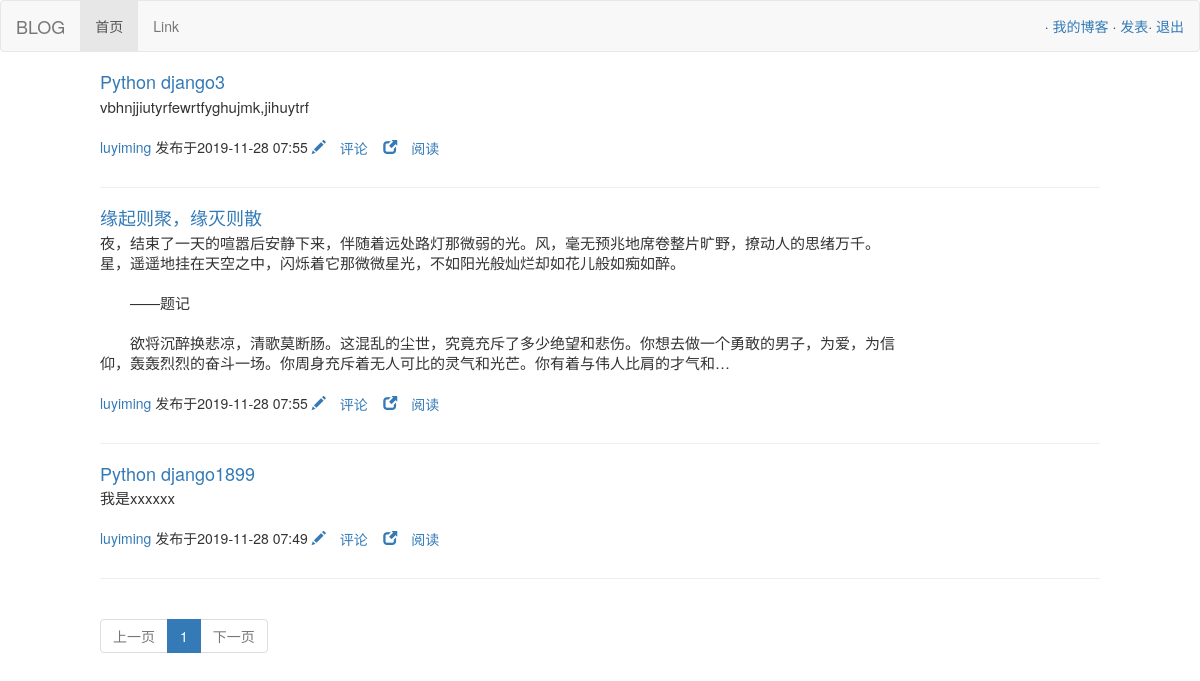
The page /index.html/ (signed in) on the database its author committed.
### app01/models.py (models this page shows)
class Article(models.Model):
    article_id = models.AutoField(verbose_name="文章ID", primary_key=True)
    uid = models.ForeignKey("User", on_delete=models.CASCADE)
    title = models.CharField(max_length=30, verbose_name="标题")
    article_content = models.TextField(verbose_name="文章内容")
    create_date = models.DateTimeField(auto_now_add=True, verbose_name="发布时间")
    last_updatetime = models.DateTimeField(auto_now=True, verbose_name="上次更新时间", null=True, blank=True)
    state=models.IntegerField(default=1,verbose_name="状态")

### app01/views.py (the view)
# urls.py: path('index.html/',views.index),
def index(request):
    all_count = Article.objects.all().count()
    page_info = PageInfo(request.GET.get("page"), all_count, 5, '/index.html')
    article_list = Article.objects.all().order_by("-create_date").values("article_id", "title", "article_content",
                                                                         "uid__username", "create_date", "uid")[
                   page_info.start():page_info.end()]
    return render(request, "index.html", {"article_list": article_list, "page_info": page_info})

### app01/myMiddle.py (called while the page is built, shortened)
    def process_request(self, request):
        user = request.session.get("userinfo")

### utils/pager.py (called while the page is built)
    def start(self):
        return (self.current_page - 1) * self.per_page

    def end(self):
        return self.current_page * self.per_page

### templates/index.html (shortened to what this page needs)
<!DOCTYPE html>
<html lang="en">
<head>
    <link rel="stylesheet" href="/static/plugin/bootstrap-3.3.7-dist/css/bootstrap.css">
</head>
<body>
{% include 'header.html' %}
<div class="media" style="width: 1000px;margin: 0 auto">
    {% for article in article_list %}
        <div class="media-body">
            <h4 class="media-heading"><a href="/article/{{ article.article_id }}">{{ article.title }}</a></h4>
            <pre>{{ article.article_content |truncatechars:200}}</pre>
            <br>
            <p><a href="/uindex/{{ article.uid }}">{{ article.uid__username }}</a> 发布于{{ article.create_date|date:"Y-m-d H:i" }}
                <a href="/article/{{ article.article_id }}#CommentInput"><span class="glyphicon glyphicon-pencil" aria-hidden="true"> 评论</span></a>
                <a href="/article/{{ article.article_id }}"><span class="glyphicon glyphicon-new-window" aria-hidden="true"> 阅读</span></a>
            </p>
        </div>
        <hr>
    {% endfor %}
    <nav aria-label="Page navigation">
      <ul class="pagination">
          {{ page_info.pager|safe}}
      </ul>
    </nav>
</div>
</body>
</html>

### templates/index.html (style rules this page uses)
pre { display: block; font-family: inherit; white-space: pre-wrap; white-space: -moz-pre-wrap; white-space: -o-pre-wrap; word-wrap: break-word; padding: 0; margin: 0 ; font-size: 15px; line-height: 20px; color: inherit; word-break: break-all; background-color: transparent; border: none; border-radius: 0; width: 800px; }

### rows shown on the page
Article: title "Python django3", article_content "vbhnjjiutyrfewrtfyghujmk,jihuytrf", uid__username "luyiming", create_date "2019-11-28 07:55"
Article: title "缘起则聚，缘灭则散", article_content "夜，结束了一天的喧嚣后安静下来，伴随着远处路灯那微弱的光。风，毫无预兆地席卷整片旷野，撩动人的思绪万千。星，遥遥地挂在天空之中，闪烁着它那微微星光，不如阳光般灿烂却如花儿般如痴如醉。 ——题记 欲将沉醉换悲凉，清歌莫断肠。这混乱的尘世，究竟充斥了多少绝望和悲伤。你想去做一个勇敢的男子，为爱，为信仰，轰轰烈烈的奋斗一场。你周身充斥着无人可比的灵气和光芒。你有着与伟人比肩的才气和…", uid__username "luyiming", create_date "2019-11-28 07:55"
Article: title "Python django1899", article_content "我是xxxxxx", uid__username "luyiming", create_date "2019-11-28 07:49"

### other values the page prints
{{ page_info.pager|safe }} "上一页 1 下一页"
